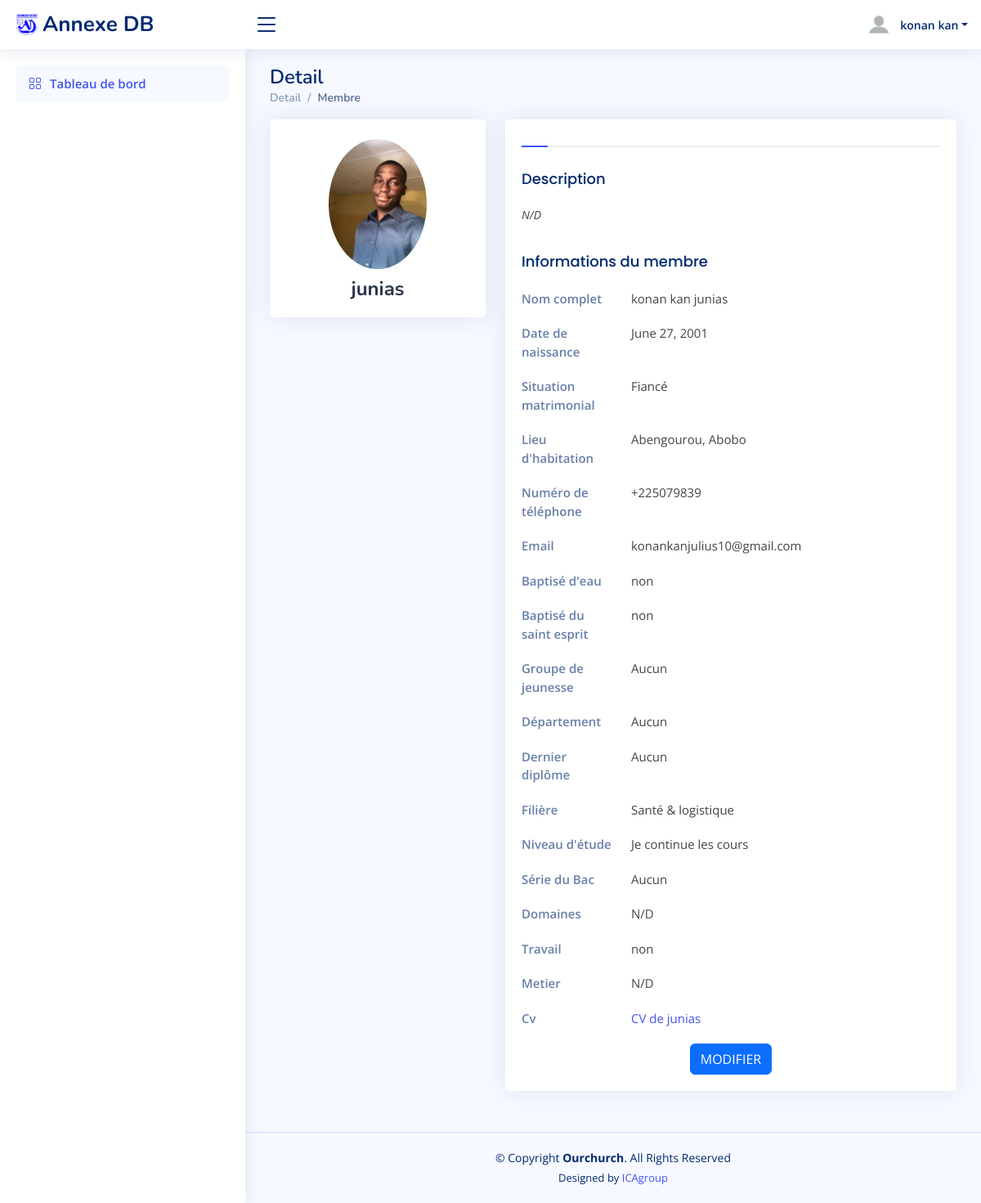
The app's page /detail (signed in) with its own data.
### comptes/models.py (models this page shows)
class professionnal(models.Model):
    user = models.ForeignKey(User ,null=True, blank=True, on_delete=models.CASCADE)
    working = models.CharField(max_length=3)
    jobs = models.CharField(max_length=80)
    jobs_description = models.TextField(blank=True, default=None)
    cv = models.FileField(upload_to='PDF/CV/', null=True)
    image_de_profil = models.ImageField(upload_to='Pictures/profil', null=True)

class Person(models.Model):
    user = models.ForeignKey(User ,null=True, blank=True, on_delete=models.CASCADE)
    birthday = models.DateField(auto_now=False, auto_now_add=False)
    living_town = models.CharField(max_length=50)
    commune = models.CharField(max_length=50)
    number = models.CharField(max_length=10)
    status = models.CharField(max_length=15)
    domaines = models.CharField(max_length=80)
    genre = models.CharField(max_length=10)

class spirit(models.Model):
    user = models.ForeignKey(User ,null=True, blank=True, on_delete=models.CASCADE)
    young_crue = models.CharField(max_length=15)
    department = models.CharField(max_length=50)
    water_baptem = models.CharField(max_length=3)
    spirit_baptem = models.CharField(max_length=3)

class scolaire(models.Model):
    user = models.ForeignKey(User ,null=True, blank=True, on_delete=models.CASCADE)
    school_level = models.CharField(max_length=50)
    last_diplom = models.CharField(max_length=50)
    type_bac = models.CharField(max_length=1)
    fields = models.CharField(max_length=200)

### comptes/views.py (the view)
# urls.py: path('detail',views.detail, name="detail"),
@login_required
def detail(request):
    info_persons = Person.objects.filter(user=request.user)
    info_spirits = spirit.objects.filter(user=request.user)
    info_scolaires = scolaire.objects.filter(user=request.user)
    info_professionnals = professionnal.objects.filter(user=request.user)
    context ={
        'info_persons': info_persons,
        'info_spirits': info_spirits,
        'info_scolaires': info_scolaires,
        'info_professionnals': info_professionnals,
    }
    return render(request, 'pages/detail.html',context)

### comptes/templates/pages/detail.html (shortened to what this page needs)
{% load static %}
{% include 'main/header/header.html' %}
<body>
    <header>
    {% include 'main/menu/menu_user.html' %}
    </header>
    <main id="main" class="main">
        <div class="pagetitle">
          <h1>Detail</h1>
          <nav>
            <ol class="breadcrumb">
              <li class="breadcrumb-item"><a href="{% url 'detail' %}">Detail</a></li>
              <li class="breadcrumb-item active">Membre</li>
            </ol>
          </nav>
        </div>
        <section class="section profile">
          <div class="row">
            <div class="col-xl-4">
                {% for info in info_professionnals  %}
                <div class="card">
                  <div class="card-body profile-card pt-4 d-flex flex-column align-items-center">
                    <img src="/media/{{info.image_de_profil}}" alt="photo-de-profil" class="rounded-circle">
                    <h2>{{user.username}}</h2>
                  </div>
                </div>
                {% endfor %}
            </div>
            <div class="col-xl-8">
              <div class="card">
                <div class="card-body pt-3">
                  <ul class="nav nav-tabs nav-tabs-bordered">
                    <li class="nav-item">
                      <button class="nav-link active" data-bs-toggle="tab" data-bs-target="#profile-overview"></button>
                    </li>
                    <li class="nav-item">
                      <button class="nav-link" data-bs-toggle="tab" data-bs-target="#profile-overview"></button>
                    </li>
                    <li class="nav-item">
                      <button class="nav-link" data-bs-toggle="tab" data-bs-target="#profile-overview"></button>
                    </li>
                    <li class="nav-item">
                      <button class="nav-link" data-bs-toggle="tab" data-bs-target="#profile-overview"></button>
                    </li>
                  </ul>
                  <div class="tab-content pt-2">
                    <div class="tab-pane fade show active profile-overview" id="profile-overview">
                      <h5 class="card-title">Description</h5>
                      {% for info in info_professionnals%}
                      <p class="small fst-italic">{{info.jobs_description}}</p>
                        {% endfor %}
                      <h5 class="card-title">Informations du membre</h5>
                      <div class="row">
                        <div class="col-lg-3 col-md-4 label ">Nom complet</div>
                        <div class="col-lg-9 col-md-8">{{user.last_name}} {{user.first_name}}</div>
                      </div>
                      {%for info in info_persons%}
                      <div class="row">
                        <div class="col-lg-3 col-md-4 label ">Date de naissance</div>
                        <div class="col-lg-9 col-md-8">{{info.birthday}}</div>
                      </div>
                      <div class="row">
                        <div class="col-lg-3 col-md-4 label ">Situation matrimonial</div>
                        <div class="col-lg-9 col-md-8">{{info.status}}</div>
                      </div>
                      <div class="row">
                        <div class="col-lg-3 col-md-4 label">Lieu d'habitation</div>
                        <div class="col-lg-9 col-md-8">{{info.living_town}}, {{info.commune}}</div>
                      </div>
                      <div class="row">
                        <div class="col-lg-3 col-md-4 label">Numéro de téléphone</div>
                        <div class="col-lg-9 col-md-8">{{info.number}}</div>
                      </div>
                      <div class="row">
                        <div class="col-lg-3 col-md-4 label">Email</div>
                        <div class="col-lg-9 col-md-8">{{user.email}}</div>
                      </div>
                      {% endfor %}
                      {% for info in info_spirits%}
                      <div class="row">
                        <div class="col-lg-3 col-md-4 label">Baptisé d'eau</div>
                        <div class="col-lg-9 col-md-8">{{info.water_baptem}}</div>
                      </div>
                      <div class="row">
                        <div class="col-lg-3 col-md-4 label">Baptisé du saint esprit</div>
                        <div class="col-lg-9 col-md-8">{{info.spirit_baptem}}</div>
                      </div>
                      <div class="row">
                        <div class="col-lg-3 col-md-4 label">Groupe de jeunesse</div>
                        <div class="col-lg-9 col-md-8">{{info.department}}</div>
                      </div>
                      <div class="row">
                        <div class="col-lg-3 col-md-4 label">Département</div>
                        <div class="col-lg-9 col-md-8">{{info.young_crue}} </div>
                      </div>
                      {% endfor %}
                      {% for info in info_scolaires%}
                      <div class="row">
                        <div class="col-lg-3 col-md-4 label">Dernier diplôme</div>
                        <div class="col-lg-9 col-md-8">{{info.last_diplom}}</div>
                      </div>
                      <div class="row">
                        <div class="col-lg-3 col-md-4 label">Filière</div>
                        <div class="col-lg-9 col-md-8">{{info.fields}}</div>
                      </div>
                      <div class="row">
                        <div class="col-lg-3 col-md-4 label">Niveau d'étude</div>
                        <div class="col-lg-9 col-md-8">{{info.school_level}} </div>
                      </div>
                      <div class="row">
                        <div class="col-lg-3 col-md-4 label">Série du Bac</div>
                        <div class="col-lg-9 col-md-8">{{info.type_bac}}</div>
                      </div>
                      {% endfor %}
                      {% for info in info_persons%}
                      <div class="row">
                        <div class="col-lg-3 col-md-4 label">Domaines</div>
                        <div class="col-lg-9 col-md-8">{{info.domaines}}</div>
                      </div>
                      {% endfor %}
                      {% for info in info_professionnals%}
                      <div class="row">
                        <div class="col-lg-3 col-md-4 label">Travail</div>
                        <div class="col-lg-9 col-md-8">{{info.working}} </div>
                      </div>
                      <div class="row">
                        <div class="col-lg-3 col-md-4 label">Metier</div>
                        <div class="col-lg-9 col-md-8">{{info.jobs}}</div>
                      </div>
                      <div class="row">
                        <div class="col-lg-3 col-md-4 label">Cv</div>
                        <div class="col-lg-9 col-md-8"><a href="/media/{{info.cv}}" target="_blank" >CV de {{user.username}}</a></div>
                      </div>
                      {% endfor %}
                      <div class="text-center">
                          {% for info in info_persons  %}
                          <a href="{% url 'update' info.id %}"> <button type="button" class="btn btn-primary">MODIFIER </button></a>
                          {% endfor %}
                       </div>
                    </div>
                  </div>
                </div>
              </div>
            </div>
          </div>
        </section>
      </main>
    <footer>
        {% include 'main/footer/footer.html' %}
    </footer>
</body>

### comptes/templates/main/menu/menu_user.html (shortened to what this page needs)
{% load static %}
<header id="header" class="header fixed-top d-flex align-items-center">
  <div class="d-flex align-items-center justify-content-between">
    <a href="{% url 'detail' %}" class="logo d-flex align-items-center">
      <img src="{% static 'assets/img/logo.png'%}" alt="">
      <span class="d-none d-lg-block">Annexe DB</span>
    </a>
    <i class="bi bi-list toggle-sidebar-btn"></i>
  </div>
  <nav class="header-nav ms-auto">
    <ul class="d-flex align-items-center">
      <li class="nav-item dropdown pe-3">
        <a class="nav-link nav-profile d-flex align-items-center pe-0" href="#" data-bs-toggle="dropdown">
          <img src="{% static 'assets/img/profil.png'%}" alt="Profile" class="rounded-circle">
          <span class="d-none d-md-block dropdown-toggle ps-2">{{user.last_name}}</span>
        </a>
      </li>
    </ul>
  </nav>
</header>
<aside id="sidebar" class="sidebar">
  <ul class="sidebar-nav" id="sidebar-nav">
    <li class="nav-item">
      <a class="nav-link " href="{% url 'detail'%}">
        <i class="bi bi-grid"></i>
        <span>Tableau de bord</span>
      </a>
    </li>
      </ul>
</aside>

### comptes/static/assets/css/style.css (style rules this page uses)
:root { scroll-behavior: smooth; }
body { font-family: "Open Sans", sans-serif; background: #f6f9ff; color: #444444; }
a { color: #4154f1; text-decoration: none; }
h1, h2, h3, h4, h5, h6 { font-family: "Nunito", sans-serif; }
#main { margin-top: 60px; padding: 20px 30px; transition: all 0.3s; }
.pagetitle { margin-bottom: 10px; }
.pagetitle h1 { font-size: 24px; margin-bottom: 0; font-weight: 600; color: #012970; }
.card { margin-bottom: 30px; border: none; border-radius: 5px; box-shadow: 0px 0 30px rgba(1, 41, 112, 0.1); }
.card-title { padding: 20px 0 15px 0; font-size: 18px; font-weight: 500; color: #012970; font-family: "Poppins", sans-serif; }
.card-body { padding: 0 20px 20px 20px; }
.breadcrumb { font-size: 14px; font-family: "Nunito", sans-serif; color: #899bbd; font-weight: 600; }
.breadcrumb a { color: #899bbd; transition: 0.3s; }
.breadcrumb .breadcrumb-item::before { color: #899bbd; }
.breadcrumb .active { color: #51678f; font-weight: 600; }
.nav-tabs-bordered { border-bottom: 2px solid #ebeef4; }
.nav-tabs-bordered .nav-link { margin-bottom: -2px; border: none; color: #2c384e; }
.nav-tabs-bordered .nav-link.active { background-color: #fff; color: #4154f1; border-bottom: 2px solid #4154f1; }
.logo { line-height: 1; }
@media (min-width: 1200px) { .logo { width: 280px; } }
.logo img { max-height: 26px; margin-right: 6px; }
.logo span { font-size: 26px; font-weight: 700; color: #012970; font-family: "Nunito", sans-serif; }
.header { transition: all 0.5s; z-index: 997; height: 60px; box-shadow: 0px 2px 20px rgba(1, 41, 112, 0.1); background-color: #fff; padding-left: 20px; }
.header .toggle-sidebar-btn { font-size: 32px; padding-left: 10px; cursor: pointer; color: #012970; }
.header-nav ul { list-style: none; }
.header-nav>ul { margin: 0; padding: 0; }
.header-nav .nav-profile { color: #012970; }
.header-nav .nav-profile img { max-height: 36px; }
.header-nav .nav-profile span { font-size: 14px; font-weight: 600; }
.sidebar { position: fixed; top: 60px; left: 0; bottom: 0; width: 300px; z-index: 996; transition: all 0.3s; padding: 20px; overflow-y: auto; scrollbar-width: thin; scrollbar-color: #aab7cf transparent; box-shadow: 0px 0px 20px rgba(1, 41, 112, 0.1); background-color: #fff; }
@media (min-width: 1200px) { #main, #footer { margin-left: 300px; } }
.sidebar-nav { padding: 0; margin: 0; list-style: none; }
.sidebar-nav li { padding: 0; margin: 0; list-style: none; }
.sidebar-nav .nav-item { margin-bottom: 5px; }
.sidebar-nav .nav-link { display: flex; align-items: center; font-size: 15px; font-weight: 600; color: #4154f1; transition: 0.3; background: #f6f9ff; padding: 10px 15px; border-radius: 4px; }
.sidebar-nav .nav-link i { font-size: 16px; margin-right: 10px; color: #4154f1; }
.profile .profile-card img { max-width: 120px; }
.profile .profile-card h2 { font-size: 24px; font-weight: 700; color: #2c384e; margin: 10px 0 0 0; }
.profile .profile-overview .row { margin-bottom: 20px; font-size: 15px; }
.profile .profile-overview .card-title { color: #012970; }
.profile .profile-overview .label { font-weight: 600; color: rgba(1, 41, 112, 0.6); }

### records on screen
professionnal: image_de_profil (picture), jobs_description "N/D", working "non", jobs "N/D"
Person: birthday "June 27, 2001", status "Fiancé", living_town "Abengourou", commune "Abobo", number "+225079839", domaines "N/D"
spirit: water_baptem "non", spirit_baptem "non", department "Aucun", young_crue "Aucun"
scolaire: last_diplom "Aucun", fields "Santé & logistique", school_level "Je continue les cours", type_bac "Aucun"

### other values on screen
{{ user.last_name }} "konan kan"
{{ user.username }} "junias"
{{ user.first_name }} "junias"
{{ user.email }} "konankanjulius10@gmail.com"
